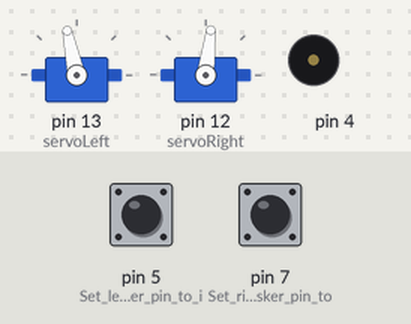
A sketch run on a simulated Arduino Uno, built with avr-gcc and run on an emulated ATmega328P. Parts: 2 × servo, buzzer (waves = sounding). The inputs (shaded band) are chosen by the test bench; at power-on: pin 5 (Set_left_whisker_pin_to_i) HIGH, pin 7 (Set_right_whisker_pin_to) LOW.

Above: at 3.2 s.
3.3 s: pin 5 (Set_left_whisker_pin_to_i) pulled LOW for 0.15 s
At 4.2 s:
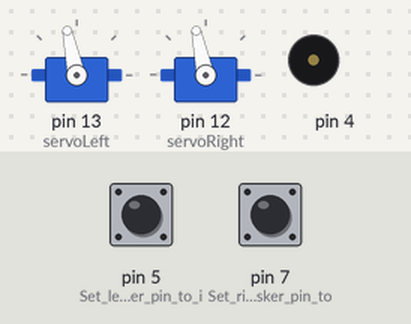
5.8 s: pin 5 (Set_left_whisker_pin_to_i) pulled LOW for 3.2 s
At 8.3 s:
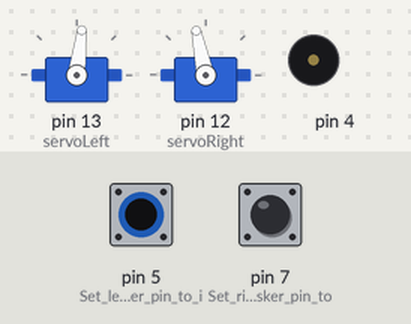
Timing chart, 0 to 11.1 s (numbered marks = the images above; inputs shaded):
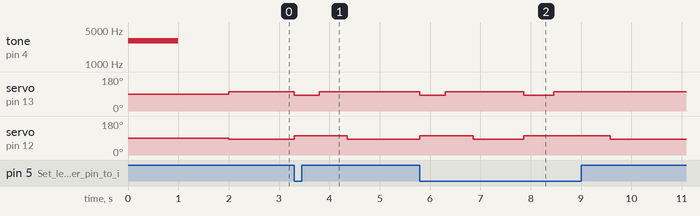

Measured:
- after the input at 3.3 s, servo on pin 13 (servoLeft): 102° → 83° at once, → 102° 0.50 s later; servo on pin 12 (servoRight): 83° → 102° at once, → 83° 1.1 s later
- after the input at 5.8 s, servo on pin 13 (servoLeft): alternates 102° for 1.6 s and 83° for 0.55 s, 4 changes in all, then stays 102°, starting at once; servo on pin 12 (servoRight): 83° → 102° at once, → 83° 1.1 s later, → 102° 1.0 s later, → 83° 1.7 s later

The sketch:

Project.ino
```cpp
 #include <Servo.h>
Servo servoLeft;
Servo servoRight;

void setup() {
  pinMode(7, INPUT); // Set right whisker pin to input
  pinMode(5, INPUT); // Set left whisker pin to input

  servoLeft.attach(13);    // servos declared
  servoRight.attach(12);

  tone(4,3000,1000);
  delay(2000);

}

void loop() {
  byte wLeft = digitalRead(5);
  byte wRight = digitalRead(7);
  forward();

  if((wLeft == 0) && (wRight == 0))
  {
    backward(500);
    turnRight();


    forward();
    byte wLeft2 = digitalRead(5);
    byte wRight2 = digitalRead(7);
    delay(1000);
    if((wLeft2 == 0) && (wRight2 == 0))
    {
      backward(600);
      turnaround();
    }
  }


}

void forward(){
  servoLeft.writeMicroseconds(1600);
  servoRight.writeMicroseconds(1400);
}

void forwardForOne(){
  servoLeft.writeMicroseconds(1600);
  servoRight.writeMicroseconds(1400);
  delay(1500);
  servoLeft.writeMicroseconds(1500);
  servoRight.writeMicroseconds(1500);
}
void backward(int time){
  servoLeft.writeMicroseconds(1400);
  servoRight.writeMicroseconds(1600);
  delay(time);
}

void turnRight(){
  servoLeft.writeMicroseconds(1600); // Left wheel counterclockwise
  servoRight.writeMicroseconds(1600); // Right wheel counterclockwise
  delay(560);
}

void turnaround(){
  servoLeft.writeMicroseconds(1600); // Left wheel counterclockwise
  servoRight.writeMicroseconds(1600); // Right wheel counterclockwise
  delay(1125);

}
```
